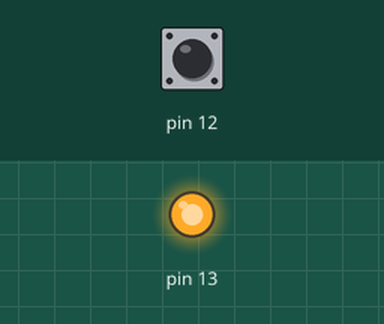
Simulated run of this sketch. Board: Arduino Uno, built with avr-gcc and run on an emulated ATmega328P. Shown: output pins drawn as LEDs (lit = HIGH). The inputs (shaded band) are chosen by the test bench; at power-on: pin 12 HIGH. What the sketch prints to the serial monitor is not drawn.

Above: at 1.2 s.
1.3 s: pin 12 pulled LOW for 0.15 s
At 1.38 s:
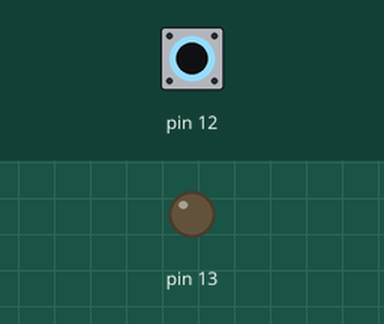
2.9 s: pin 12 pulled LOW for 3.2 s
At 6.5 s:
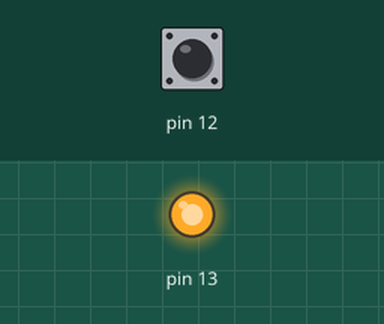
Timing chart, 0 to 8.0 s (numbered marks = the images above; inputs shaded):
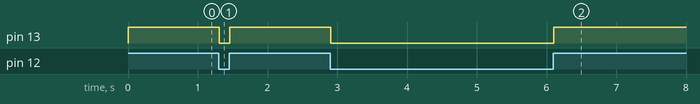

The sketch:

PushButton_LED_ON_OFF.ino
```cpp
void setup() {
  // Code for LED on/off using PUSH BUTTON
  pinMode(12,INPUT_PULLUP);
  pinMode(13,OUTPUT);
  Serial.begin(9600);

}

void loop() {
  // put your main code here, to run repeatedly:
int var=digitalRead(12);
Serial.println(var);
digitalWrite(13,var);
}
```

Measured:
- after the input at 1.3 s, pin 13: HIGH → LOW at once, → HIGH 0.15 s later
- after the input at 2.9 s, pin 13: HIGH → LOW at once, → HIGH 3.2 s later
